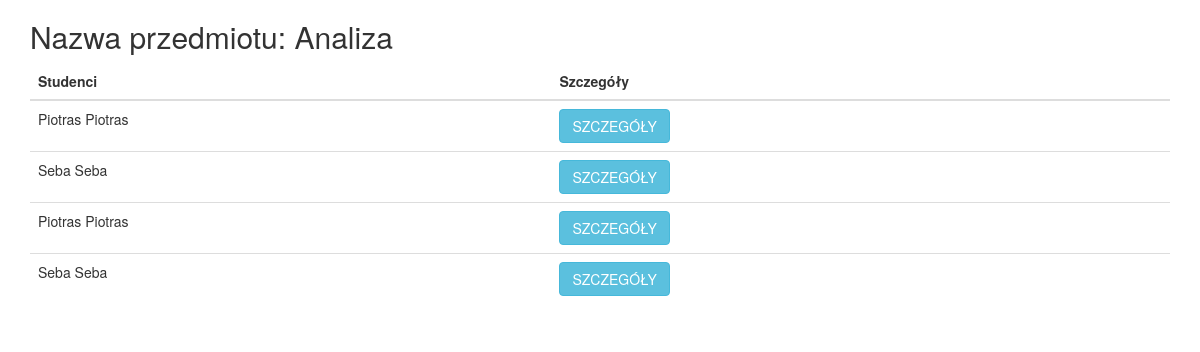
Page /teacher/subject/1 (signed in) on the committed database.
### database/models.py (models this page shows, shortened)
class Subject(models.Model):
    teacher_id = models.ForeignKey(Teacher)
    name = models.CharField(max_length=20)
    course_homepage = models.CharField(max_length=20, blank=True,null=True)
    ECTS = models.IntegerField(default=3)
    exam = models.BooleanField(default=False, blank=True)

class Student(models.Model):
    TERM_CHOICES = (
        (1, '1'),
        (2, '2'),
        (3, '3'),
        (4, '4'),
        (5, '5'),
        (6, '6'),
        (7, '7'),
        (8, '8'),
        (9, '9'),
        (10, '10')
    )
    user = models.OneToOneField(User)
    picture = models.ImageField(upload_to='student_profile_images', blank=True)
    term_number = models.IntegerField(choices=TERM_CHOICES,default='1')
    field_of_study = models.CharField(max_length=50,blank=True,null=True)

### database/views.py (the view)
# urls.py: url(r'^teacher/subject/(?P<subject_id>[0-9]+)$', views.teachersubject, name='teachersubject'),
def teachersubject(request, subject_id):
    if request.user.is_authenticated():
        try:
            te = Teacher.objects.get(user=request.user)
            subject = Subject.objects.get(pk=subject_id)
            if subject.teacher_id != te:
                return HttpResponse("Nie prowadzisz tego przedmiotu")
            students = (subjects.student_id for subjects in subject.subjectsstudents_set.all())
            return render(request, 'database/teachersubject.html',
                          {'teacher': te, 'subject': subject, 'students': students})
        except Teacher.DoesNotExist:
            return HttpResponse("Nie ma nauczyciela")
        except Subject.DoesNotExist:
            return HttpResponse("Brak przedmiotu")
    else:
        return HttpResponse("Niezalogowany")

### database/templates/database/teachersubject.html (shortened to what this page needs)
<!DOCTYPE html>
<html lang="en">
<head>
  <link rel="stylesheet" href="http://maxcdn.bootstrapcdn.com/bootstrap/3.3.4/css/bootstrap.min.css">
</head>
<body>
<div class="container">
  <h2>Nazwa przedmiotu: {{subject.name}}</h2>
  <table class="table table-hover">
    <thead>
      <tr>
        <th>Studenci</th>
        <th>Szczegóły</th>
      </tr>
    </thead>
    <tbody>
        {% for student in students %}
	        <tr><td>{{student.user.first_name}} {{student.user.last_name}}</td><td><a href="{%url 'teacherstudent' subject.pk student.pk %}" class="btn btn-info" role="button">SZCZEGÓŁY</a></td></tr>
        {% endfor %}
    </tbody>
  </table>
</div>
</body>
</html>

### rows in the picture
Subject: name "Analiza"
Student: user.first_name "Piotras", user.last_name "Piotras"
Student: user.first_name "Seba", user.last_name "Seba"
